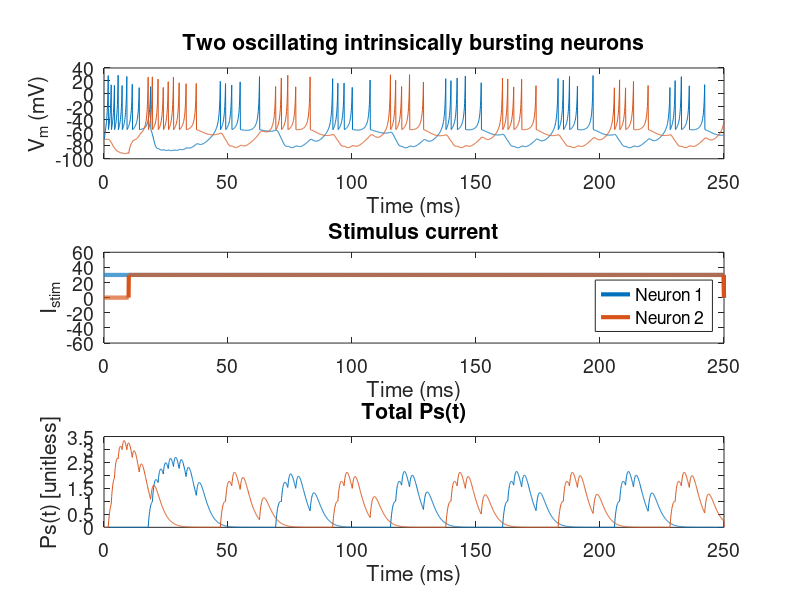

Recreate this plot in MATLAB.
% Nikki Pelot
% BME 515 - Fall 2014
% HW1
% Part 4

format compact
clear
close all

fntsz = 14;
scrnsz = get(0,'screensize'); % left bottom width height

%% Model parameters
% Misc parameters
Nneurons = 2;

% a, b, c, d are [unitless]
a = 0.02;         % Time scale of the recovery variable u; smaller a = slower recovery
b = 0.2;          % Defines resting potential & sensitivity of u to subthreshold v
c = -55;          % Defines after-spike reset value of v
d = 4;            % Defines after-spike reset value of u

vrest = -70;    % [mV]

% Temporal parameters
tmax = 250;       % total simulation time [ms]
dt = 0.1;         % time step [ms]
t = dt:dt:tmax;   % time axis [ms]

% Synapse parameters
% 0.05 and 2.5 or 3
Pmax = 1;         % [unitless]
%Pmax_total = 100;%0.5;      % [unitless]
tau_s = 2;        % [ms]

% Applied current parameters
Istim = [30 30];        % stimulation current amplitude [units?]
del = [0 10];        % stimulation current start time [ms]
dur = [tmax tmax];             % Duration of applied current Iin [ms]
I = zeros(numel(t),Nneurons);  % Applied current as a function of time [uA/cm^2]


% AP parameters
Nspikes = zeros(Nneurons,1);            % Count the number of spikes (number of times Vthreshold crossed with a rising edge)
max_Nspikes = 100;            % Just for the sake of pre-allocating arrays
spike_times = zeros(max_Nspikes,Nneurons);   % Keep track of the spike times for each neuron
Ps = zeros(numel(t),max_Nspikes,Nneurons);

%% Time marching
% Initial conditions
v = zeros(numel(t),Nneurons);
v(1,:) = vrest;
u = squeeze(b.*v(1,:));         % Only plotting v(t) so don't need u(t) time course

% Time loop
for t_ind = 1:numel(t)-1
   % Ps for neuron 1 uses spike times from neuron 2
   for spike_ind = 1:Nspikes(2)
      Ps(t_ind,spike_ind,1) = (Pmax.*(t(t_ind)-spike_times(spike_ind,2)).*...
         (exp(1-(t(t_ind)-spike_times(spike_ind,2))./tau_s))./tau_s);
      % Ps(t) is zero for t<spike_time
      Ps(1:floor(spike_times(spike_ind,2)/dt),spike_ind,1) = 0;
   end
   
   % Ps for neuron 2 uses spike times from neuron 1
   for spike_ind = 1:Nspikes(1)
      Ps(t_ind,spike_ind,2) = (Pmax.*(t(t_ind)-spike_times(spike_ind,1)).*...
         (exp(1-(t(t_ind)-spike_times(spike_ind,1))./tau_s))./tau_s);
      % Ps(t) is zero for t<spike_time
      Ps(1:floor(spike_times(spike_ind,1)/dt),spike_ind,2) = 0;
   end
   
     Ps_total = squeeze(sum(Ps,2));
%        tmp = find(Ps_total>Pmax_total);
%    Ps_total(tmp) = Pmax_total;
   
   for neuron_ind = 1:Nneurons
      if ((t(t_ind) >= del(neuron_ind)) && (t(t_ind) <= del(neuron_ind) + dur(neuron_ind)))
         I(t_ind,neuron_ind) = Istim(neuron_ind);
      end

      % Euler's forward method
      v(t_ind+1,neuron_ind) = v(t_ind,neuron_ind) + dt*(0.04*v(t_ind,neuron_ind)^2 +...
         5*v(t_ind,neuron_ind) + 140 - u(neuron_ind) + I(t_ind,neuron_ind)) - ...
         Ps_total(t_ind,neuron_ind);

      if (v(t_ind+1,neuron_ind) >= 30) % Auxiliary after-spike resetting
         v(t_ind+1,neuron_ind) = c;
         u(neuron_ind) = u(neuron_ind) + d;
         
         % Record the spike
         Nspikes(neuron_ind) = Nspikes(neuron_ind) + 1; %  Count the number of spikes
         spike_times(Nspikes(neuron_ind),neuron_ind) = t(t_ind);  % Keep track of spike times
         
      else
         % Euler's forward method
         u(neuron_ind) = u(neuron_ind) + dt*(a*(b*v(t_ind+1,neuron_ind)-u(neuron_ind)));
      end
   end
end

%% Plotting
figure
set(gcf,'OuterPosition',[scrnsz(1)/3 scrnsz(2) scrnsz(3)/3 scrnsz(4)])

subplot(3,1,1)
plot(t,v)
set(gca,'fontsize',fntsz)
xlabel('Time (ms)')
ylabel('V_m (mV)')
title('Two oscillating intrinsically bursting neurons')

subplot(3,1,2)
plot(t,I,'linewidth',3)
set(gca,'fontsize',fntsz)
xlabel('Time (ms)')
ylabel('I_s_t_i_m')
title('Stimulus current')
ylim([-2*abs(Istim(1)) 2*abs(Istim(1))])
legend('Neuron 1','Neuron 2','location','southeast')

subplot(3,1,3)
plot(t,Ps_total)
set(gca,'fontsize',fntsz)
xlabel('Time (ms)')
ylabel('Ps(t) [unitless]')
title('Total Ps(t)')